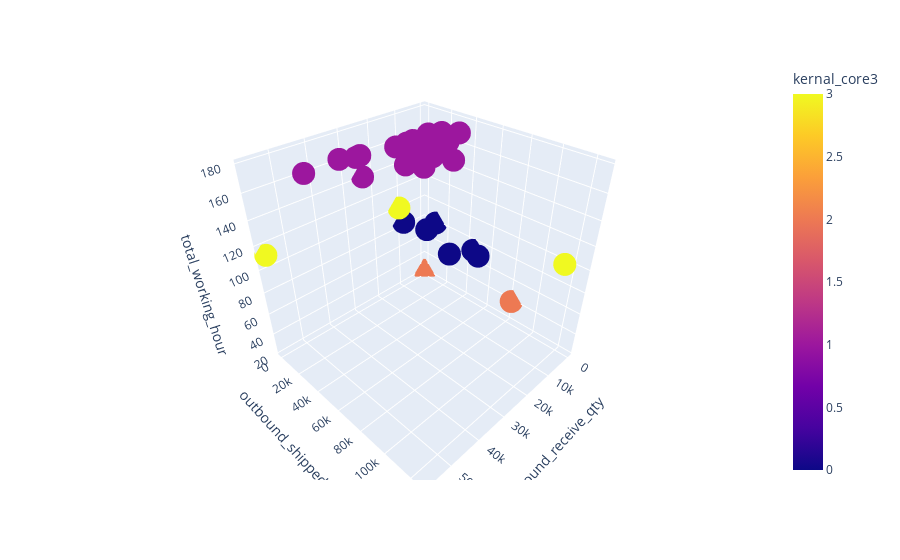

The cell this chart's notebook holds for it:
### Code cell
plot3d('CN-214')

### Figure 1 — Plotly figure (JSON) as saved in the notebook; plotly's stock layout.template omitted (floating-point values rounded to 4 significant figures)
{"data": [{"hovertemplate": "inbound_receive_qty=%{x}<br>outbound_shipped_qty=%{y}<br>total_working_hour=%{z}<br>kernal_core3=%{marker.color}<extra></extra>", "legendgroup": "", "marker": {"color": [2, 2, 0, 1, 1, 1, 1, 1, 0, 3, 1, 1, 1, 1, 1, 1, 1, 1, 3, 1, 1, 1, 1, 0, 0, 1, 0, 1, 1, 1, 1, 1, 0, 1, 3], "coloraxis": "coloraxis", "symbol": "circle"}, "mode": "markers", "name": "", "scene": "scene", "showlegend": false, "type": "scatter3d", "x": [0, 0, 0, 24486, 36252, 29114, 28241, 10459, 9576, 9378, 12596, 7575, 15900, 10265, 17814, 14090, 10759, 7481, 11376, 5803, 4589, 5869, 31, 1125, 5760, 1944, 272, 1170, 2660, 4872, 4281, 4684, 1292, 49697, 56932], "y": [82273, 0, 11050, 0, 14371, 12318, 5842, 7057, 0, 125653, 16583, 35938, 18504, 31143, 14942, 30278, 13508, 5734, 0, 5604, 8916, 14440, 12166, 53294, 36475, 7286, 47018, 32223, 0, 35543, 16529, 24787, 4753, 26169, 0], "z": [41.88, 22.97, 81, 142.5, 171.5, 167.8, 163.2, 161.1, 86.74, 117.8, 163.7, 169.6, 152.0, 165.8, 166.3, 153.2, 159.1, 160.5, 102.5, 150.3, 155.2, 162.5, 160.0, 71.72, 69.96, 162.3, 72.84, 170.6, 154.1, 153.1, 148.5, 171.0, 72.43, 177.8, 112.9]}], "layout": {"coloraxis": {"colorbar": {"title": {"text": "kernal_core3"}}, "colorscale": [[0, "#0d0887"], [0.1111, "#46039f"], [0.2222, "#7201a8"], [0.3333, "#9c179e"], [0.4444, "#bd3786"], [0.5556, "#d8576b"], [0.6667, "#ed7953"], [0.7778, "#fb9f3a"], [0.8889, "#fdca26"], [1, "#f0f921"]]}, "legend": {"tracegroupgap": 0}, "margin": {"t": 60}, "scene": {"domain": {"x": [0, 1], "y": [0, 1]}, "xaxis": {"title": {"text": "inbound_receive_qty"}}, "yaxis": {"title": {"text": "outbound_shipped_qty"}}, "zaxis": {"title": {"text": "total_working_hour"}}}}}
